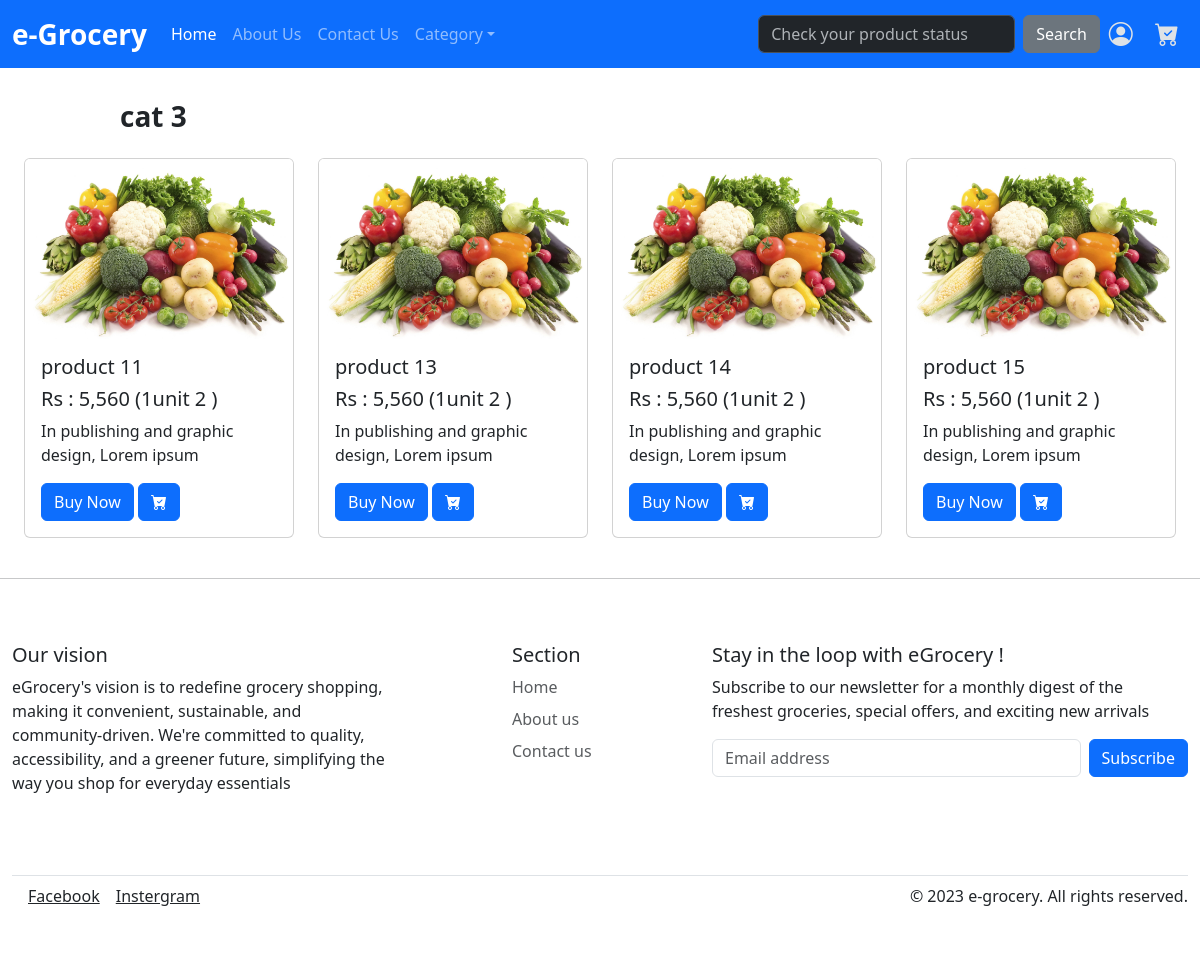
/view/product.php?cat_id=3, run on the app's committed database.
### tables this page shows
CREATE TABLE IF NOT EXISTS `category` (
  `id` int NOT NULL AUTO_INCREMENT,
  `category_name` varchar(45) DEFAULT NULL,
  PRIMARY KEY (`id`)
);

CREATE TABLE IF NOT EXISTS `product` (
  `id` int NOT NULL AUTO_INCREMENT,
  `name` varchar(45) NOT NULL,
  `discription` longtext,
  `img_path` varchar(45) DEFAULT NULL,
  `price` varchar(45) DEFAULT NULL,
  `category_id` int NOT NULL,
  `priceQty` varchar(45) DEFAULT NULL,
  `unit_id` int NOT NULL,
  `smapleDis` longtext,
  PRIMARY KEY (`id`),
  KEY `fk_product_category_idx` (`category_id`),
  KEY `fk_product_unit1_idx` (`unit_id`),
  CONSTRAINT `fk_product_category` FOREIGN KEY (`category_id`) REFERENCES `category` (`id`),
  CONSTRAINT `fk_product_unit1` FOREIGN KEY (`unit_id`) REFERENCES `unit` (`id`)
);

CREATE TABLE IF NOT EXISTS `unit` (
  `id` int NOT NULL AUTO_INCREMENT,
  `unit_name` varchar(45) DEFAULT NULL,
  PRIMARY KEY (`id`)
);

### connection.php (called while the page is built, shortened)
<?php
class Database {
    public static $connection;
    public static function setUpConnection() {
        global $dbconfig;
        if (!isset(self::$connection)) {
            self::$connection = new mysqli(
                $dbconfig['db_host'],
                $dbconfig['db_username'],
                $dbconfig['db_password'],
                $dbconfig['db_name'],
                $dbconfig['db_port']
            );
        }
    }
    public static function search($sql, ...$params) {
        $stmt = self::$connection->prepare($sql);
        $stmt->execute();
        $result_set = $stmt->get_result();
        return $result_set;
    }
}
?>

### view/product.php (the view, shortened to what this page needs)
<?php
if (isset($_GET['cat_id'])) {
    $catid = $_GET['cat_id'];
    require_once('./Header.php');
    $product_rs = Database::search("SELECT product.* , unit.* , product.id AS pid FROM product INNER JOIN unit ON product.unit_id = unit.id  WHERE category_id = '".$catid."' LIMIT 4 ");
    $cat_rs = Database::search("SELECT * FROM category WHERE id = '" . $catid . "' ");
    $cat_data = $cat_rs->fetch_assoc();
?>
    <section class="product-section " style="margin-top: 100px;">
        <div class="container-fluid">
            <h3 class="text-start fw-bold fs-3 mb-4 offset-1"><?php echo $cat_data["category_name"] ?></h3>
            <div class="row" data-aos="fade-left" data-aos-duration="800" data-aos-delay="200" data-aos-once="true">
                <?php
                foreach ($product_rs as $product_data) {
                ?>
                    <div class="col-12 col-md-3">
                        <div class="card mb-4">
                            <img src="../document/<?php echo $product_data["img_path"] ?>" class="card-img-top" alt="Product 1">
                            <div class="card-body">
                                <h5 class="card-title"><?php echo $product_data["name"] ?></h5>
                                <h5 class="card-title">Rs : <?php echo number_format($product_data["price"] )?> (<?php echo $product_data["priceQty"] . "" . $product_data["unit_name"] ?> )</h5>
                                <p class="card-text"><?php echo $product_data["smapleDis"] ?></p>
                                <div>
                                    <a href="./singleProduct.php?pr_id=<?php echo $product_data["pid"] ?>" class="btn btn-primary">Buy Now</a>
                                    <button class="btn btn-primary" id="cart-<?php echo $product_data['pid'] ?>" onclick="addCardItem('<?php echo $product_data['pid'] ?>')"><i class="bi bi-cart-check-fill"></i></button>
                                </div>
                            </div>
                        </div>
                    </div>
                <?php
                }
                ?>
            </div>
        </div>
    </section>
<?php
    require_once('./Footer.php');
} else {
    header('Location: ./home.php');
    exit();
}
?>

### src/styles/style.css (style rules this page uses)
body { margin: 0; padding: 0; box-sizing: border-box; overflow-x: hidden; }

### data on the page
category: category_name "cat 3"
product: img_path (picture), name "product 11", price "5,560", priceQty "1", unit.unit_name "unit 2", smapleDis "In publishing and graphic design, Lorem ipsum"
product: img_path (picture), name "product 13", price "5,560", priceQty "1", unit.unit_name "unit 2", smapleDis "In publishing and graphic design, Lorem ipsum"
product: img_path (picture), name "product 14", price "5,560", priceQty "1", unit.unit_name "unit 2", smapleDis "In publishing and graphic design, Lorem ipsum"
product: img_path (picture), name "product 15", price "5,560", priceQty "1", unit.unit_name "unit 2", smapleDis "In publishing and graphic design, Lorem ipsum"
